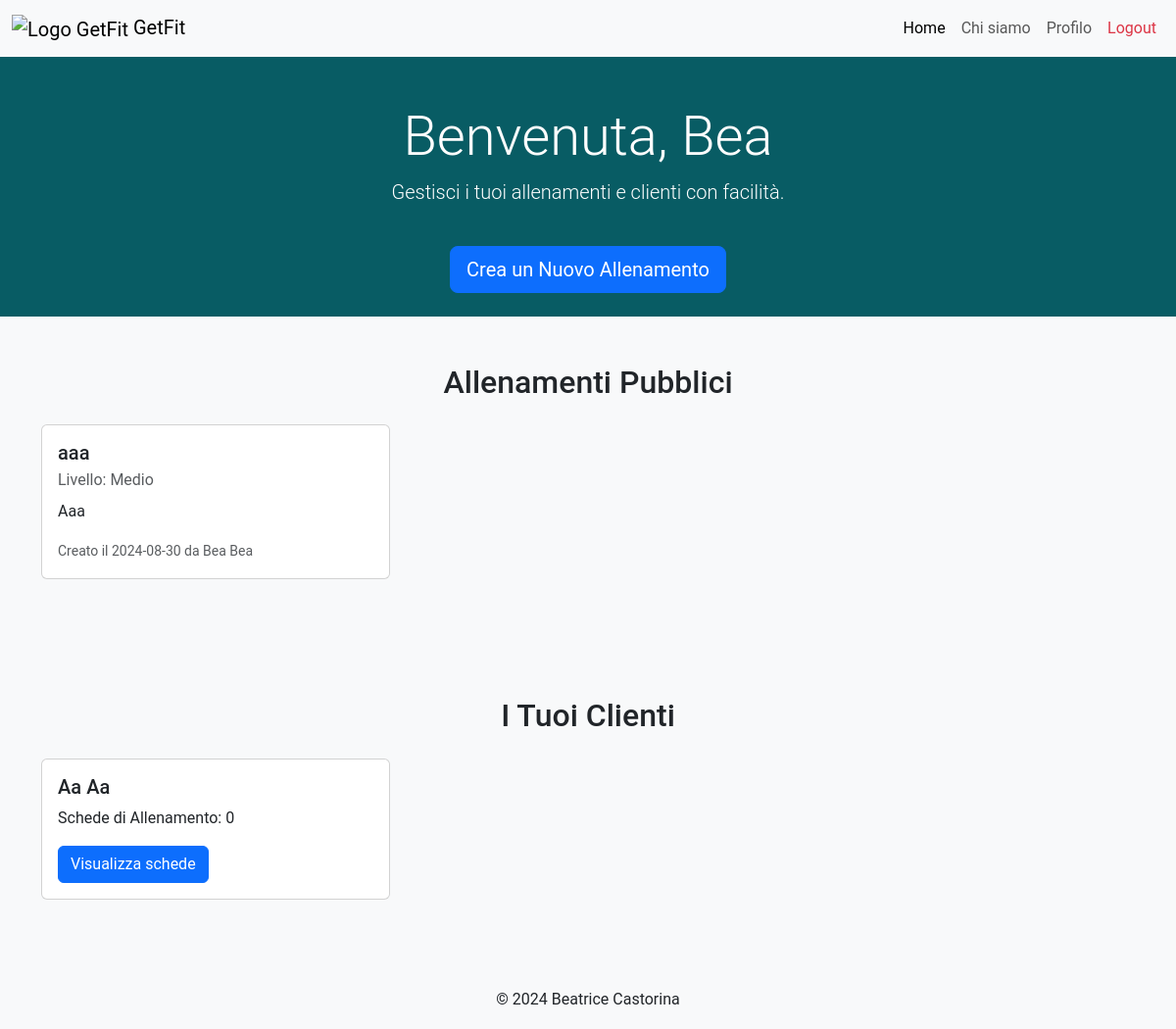
Page / (signed in) on the earlier database version.
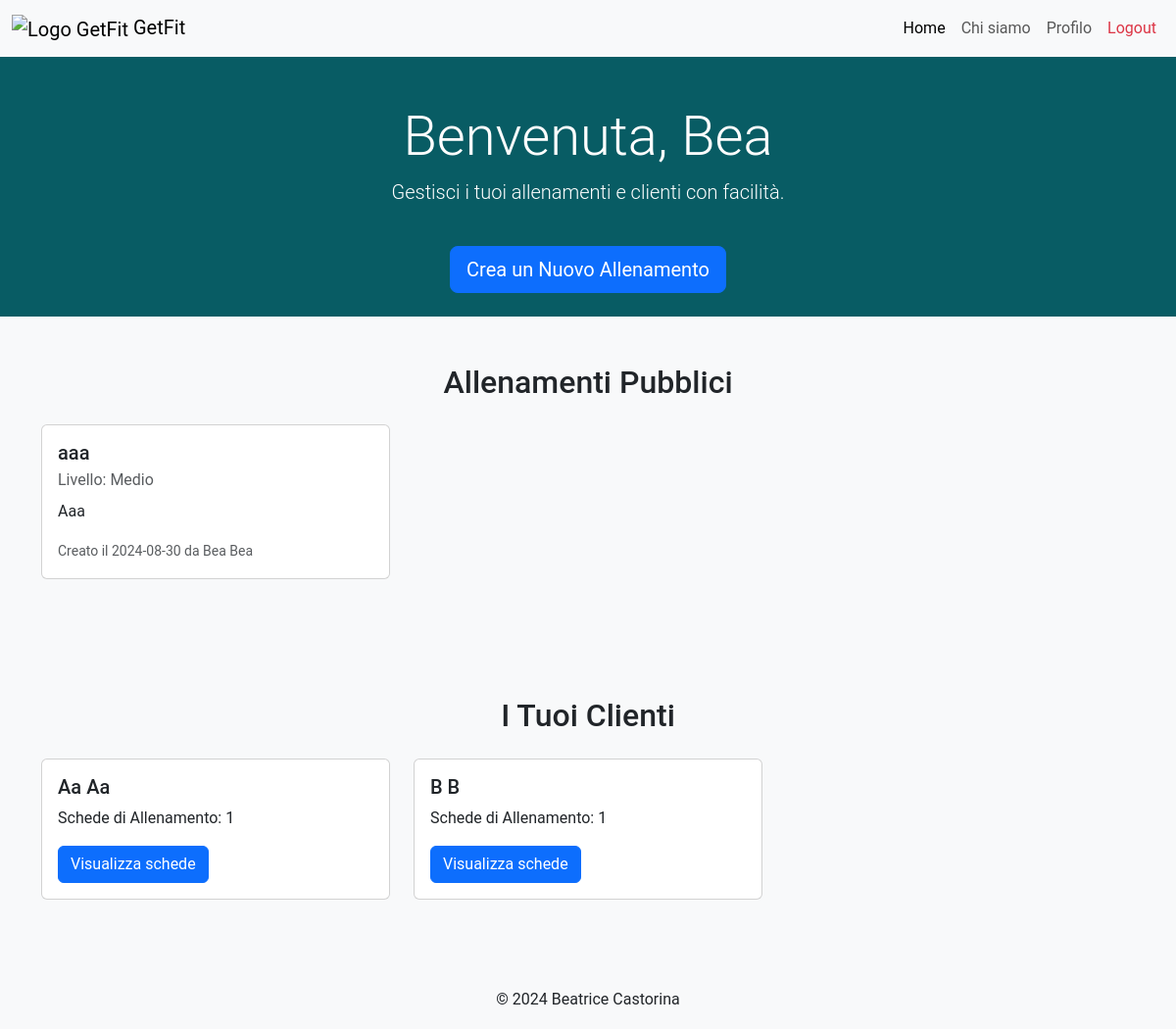
Same page on the later database version.
### tables this page shows
CREATE TABLE "PersonalTrainers" (
	"nome"	TEXT NOT NULL,
	"email"	TEXT NOT NULL UNIQUE,
	"password"	TEXT NOT NULL,
	"rating"	REAL NOT NULL,
	"numOfRatings"	INTEGER NOT NULL,
	"pt_id"	INTEGER,
	"cognome"	TEXT NOT NULL,
	"genere"	TEXT NOT NULL,
	PRIMARY KEY("pt_id" AUTOINCREMENT),
	CHECK("rating" <= 5.0)
);

CREATE TABLE "Allenamenti" (
	"id_allenamento"	INTEGER,
	"pt_id"	INTEGER NOT NULL,
	"titolo"	TEXT NOT NULL,
	"descrizione"	TEXT NOT NULL,
	"livello"	TEXT NOT NULL,
	"visibile"	INTEGER NOT NULL,
	"data_creazione"	TEXT NOT NULL,
	PRIMARY KEY("id_allenamento" AUTOINCREMENT),
	FOREIGN KEY("pt_id") REFERENCES "PersonalTrainers"("pt_id")
);

CREATE TABLE "Clients" (
	"nome"	TEXT NOT NULL,
	"email"	TEXT NOT NULL UNIQUE,
	"password"	TEXT NOT NULL,
	"pt_id"	INTEGER,
	"client_id"	INTEGER,
	"cognome"	TEXT NOT NULL,
	"genere"	TEXT NOT NULL,
	PRIMARY KEY("client_id" AUTOINCREMENT),
	FOREIGN KEY("pt_id") REFERENCES "PersonalTrainers"("pt_id")
);

### app.py (the view)
@app.route('/')
def index():
  allenamenti_db = allenamenti_dao.get_allenamenti()
  pts_db = utenti_dao.get_personal_trainers()
  clienti_db = []
  id = 0
  numOfSchede = {}
  public_workouts = []
  creators = {}
  email = utenti_dao.get_email(request)
  if email is not None:
    user, tipo = utenti_dao.get_user_by_email(email)
    if tipo == 0: # it's a pt
      id = user['pt_id']
      for workout in allenamenti_db:
        if workout['visibile']:
          public_workouts.append(workout)
          creators[workout['id_allenamento']] = utenti_dao.get_full_name(workout['pt_id'],'pt')
      clienti_db = utenti_dao.get_pt_clients(id)
      clienti_ids = [client['client_id'] for client in clienti_db]
      for id in clienti_ids:
        numOfSchede[id] = schede_dao.get_num_schede_by_client(id)[0]
  return render_template('index.html', datetime=datetime, public_workouts=public_workouts, pts=pts_db, clienti=clienti_db, numOfSchede=numOfSchede,creators=creators)

### allenamenti_dao.py (called while the page is built)
def get_allenamenti():
	query = 'SELECT * FROM Allenamenti ORDER BY data_creazione DESC'
	connection = sqlite3.connect('db/personal.db')
	connection.row_factory = sqlite3.Row
	cursor = connection.cursor()
	cursor.execute(query)
	result = cursor.fetchall()
	cursor.close()
	connection.close()
	return result

### app.py (called while the page is built)
@login_manager.user_loader
def load_user(user_email):
  user_db, type = utenti_dao.get_user_by_email(user_email)
  if type == 0:
    user = PersonalTrainer(nome=user_db['nome'], cognome=user_db['cognome'], genere=user_db['genere'], pt_id=user_db['pt_id'], rating=user_db['rating'], numOfRatings=user_db['numOfRatings'], email=user_db['email'], password=user_db['password'])
  else:
    user = Client(nome=user_db['nome'], cognome=user_db['cognome'], genere=user_db['genere'], client_id=user_db['client_id'], pt_id=user_db['pt_id'], email=user_db['email'], password=user_db['password'])
  return user

### schede_dao.py (called while the page is built)
def get_num_schede_by_client(client_id):
	query = 'SELECT COUNT(*) FROM Schede WHERE client_id=?'
	connection = sqlite3.connect('db/personal.db')
	connection.row_factory = sqlite3.Row
	cursor = connection.cursor()
	cursor.execute(query,(client_id,))
	result = cursor.fetchone()
	cursor.close()
	connection.close()
	return result

### utenti_dao.py (called while the page is built)
def get_email(request):
	try:
		return request.cookies.get('remember_token').split('|')[0]
	except Exception as e:
		return None

def get_full_name(id, type='client'):
	query1 = 'SELECT nome, cognome FROM Clients WHERE client_id=?'
	query2 = 'SELECT nome, cognome FROM PersonalTrainers WHERE pt_id=?'
	connection = sqlite3.connect('db/personal.db')
	connection.row_factory = sqlite3.Row
	cursor = connection.cursor()
	if type == 'client':
		cursor.execute(query1,(id,))
	else:
		cursor.execute(query2,(id,))
	full_name = cursor.fetchone()
	return full_name['nome'].capitalize() + ' ' + full_name['cognome'].capitalize()

def get_personal_trainers():
	connection = sqlite3.connect('db/personal.db')
	connection.row_factory = sqlite3.Row
	cursor = connection.cursor()
	query = 'SELECT * FROM PersonalTrainers'
	cursor.execute(query)
	result = cursor.fetchall()
	cursor.close()
	connection.close()
	return result

def get_pt_clients(pt_id):
	query = 'SELECT * FROM Clients WHERE pt_id = ?'
	connection = sqlite3.connect('db/personal.db')
	connection.row_factory = sqlite3.Row
	cursor = connection.cursor()
	cursor.execute(query,(pt_id,))
	clients = cursor.fetchall()
	cursor.close()
	connection.close()
	return clients

### templates/index.html (shortened to what this page needs)
{% extends "base.html" %}
{% block style %}
  {% if not current_user.is_authenticated %}
    {{url_for('static', filename='css/homepage_styles.css')}}
  {% else %}
    {% if current_user.__class__.__name__ == "PersonalTrainer" %}
      {{url_for('static', filename='css/personal_styles.css')}}
    {% else %}
      {{url_for('static', filename='css/client_styles.css')}}
    {% endif %}
  {% endif %}
{% endblock %}
{% block content %}
{% if not current_user.is_authenticated %}
<section class="hero-section text-center text-white d-flex align-items-center justify-content-center">
  <div class="container">
      <h1 class="display-4">Benvenuto in GetFit</h1>
      <p class="lead"><span id="background-homepage">Crea, gestisci e monitora le tue sessioni di allenamento con i migliori personal trainer.</span></p>
      <a href="/signup" class="btn btn-primary btn-lg mt-4">Inizia Ora</a>
  </div>
</section>
<section class="features-section py-5">
<div class="container">
  <div class="row text-center">
    <div class="col-lg-4 col-md-6 mb-4">
      <div class="card p-4 border rounded">
        <i class="bi bi-person-fill display-4 text-primary"></i>
        <h3 class="mt-3">Personal Trainer</h3>
        <p>Crea e gestisci i tuoi allenamenti e segui i progressi dei tuoi clienti.</p>
      </div>
    </div>
    <div class="col-lg-4 col-md-6 mb-4">
      <div class="card p-4 border rounded">
        <i class="bi bi-people-fill display-4 text-primary"></i>
        <h3 class="mt-3">Clienti</h3>
        <p>Trova il personal trainer giusto per te e inizia il tuo percorso di allenamento personalizzato.</p>
      </div>
    </div>
    <div class="col-lg-4 col-md-6 mb-4">
      <div class="card p-4 border rounded">
        <i class="bi bi-bar-chart-line-fill display-4 text-primary"></i>
        <h3 class="mt-3">Progressi</h3>
        <p>Monitora i tuoi miglioramenti con statistiche e feedback dettagliati.</p>
      </div>
    </div>
  </div>
</div>
</section>
{% else %}
  {% if current_user.__class__.__name__ == "PersonalTrainer" %}
    <section class="hero-section pt-5 pb-4 text-center text-white d-flex align-items-center justify-content-center">
      <div class="container">
        <h1 class="display-4">Benvenut{% if current_user.genere == 'female' %}a{% elif current_user.genere == 'male' %}o{% else %}&#601;{% endif %}, {{current_user.nome.capitalize()}}</h1>
        <p class="lead">Gestisci i tuoi allenamenti e clienti con facilità.</p>
        <a href="/create_workout" class="btn btn-primary btn-lg mt-4">Crea un Nuovo Allenamento</a>
      </div>
    </section>
    <section class="public-workouts-section py-5">
      <div class="container">
        <h2 class="text-center mb-4">Allenamenti Pubblici</h2>
        <div class="row">
        {% for allenamento in public_workouts %}
          <div class="col-lg-4 col-md-6 mb-4">
            <div class="card">
              <div class="card-body">
                <h5 class="card-title">{{allenamento.titolo}}</h5>
                <p class="card-subtitle mb-2 text-body-secondary">Livello: {{allenamento.livello.capitalize()}}</p>
                <p class="card-text">{{allenamento.descrizione.capitalize()}}</p>
                <p class="card-text"><small class="text-body-secondary">Creato il {{allenamento.data_creazione.split()[0]}} da {{creators[allenamento.id_allenamento]}}</small></p>
              </div>
            </div>
          </div>
        {% endfor %}
        </div>
      </div>
    </section>
    <section class="clients-section py-5 bg-light">
      <div class="container">
        <h2 class="text-center mb-4">I Tuoi Clienti</h2>
        <div class="row">
          {% for cliente in clienti %}
          <div class="col-lg-4 col-md-6 mb-4">
            <div class="card">
              <div class="card-body">
                <h5 class="card-title">{{cliente.nome.capitalize()}} {{cliente.cognome.capitalize()}}</h5>
                <p class="card-text">Schede di Allenamento: {{ numOfSchede[cliente.client_id]}}</p>
                <form action="/schede" method="get">
                  <button type="submit" class="btn btn-primary">Visualizza schede</button>
                </form>
              </div>
            </div>
          </div>
          {% endfor %}
        </div>
      </div>
    </section>
  {% endif %}
{% endif %}
{% endblock %}

### templates/base.html (shortened to what this page needs)
<!DOCTYPE html>
<html lang="it">
  <head>
    <link href="https://cdn.jsdelivr.net/npm/bootstrap@5.3.2/dist/css/bootstrap.min.css" rel="stylesheet">
    <link href="https://cdnjs.cloudflare.com/ajax/libs/font-awesome/6.0.0-beta3/css/all.min.css" rel="stylesheet">
    <link rel="stylesheet" href="{{url_for('static', filename='css/base_styles.css')}}">
    <link rel="stylesheet" href="{% block style %}{% endblock %}">
  </head>
  <body>
    <div class="wrapper">
      <nav class="navbar navbar-expand-lg navbar-light bg-light">
        <div class="container-fluid">
          <a class="navbar-brand" href="/">
            <img src="{{ url_for('static', filename='img/logo.png') }}" alt="Logo GetFit" width="75" height="75">
            GetFit
          </a>
          <div class="collapse navbar-collapse" id="navbarNav">
            <ul class="navbar-nav ms-auto">
              <li class="nav-item">
                <a class="nav-link {% if request.path == url_for('index') %}active{% endif %}" aria-current="page" href="{{ url_for('index') }}">Home</a>
              </li>
              <li class="nav-item">
                <a class="nav-link {% if request.path == url_for('about') %}active{% endif %}" aria-current="page" href="{{ url_for('about') }}">Chi siamo</a>
              </li>
              {% if not current_user.is_authenticated %}
                <li class="nav-item">
                  <a class="btn btn-primary my-1" href="{{ url_for('signup') }}">Registrati</a>
                </li>
                <li class="nav-item">
                  <a class="btn btn-outline-primary ms-2 my-1" href="{{url_for('login')}}">Login</a>
                </li>
              {% else %}
                {% if current_user.__class__.__name__ == "PersonalTrainer" %}
                  <li class="nav-item">
                    <a class="nav-link {% if request.path == url_for('pt_profile') %}active{% endif %}" aria-current="page" href="{{ url_for('pt_profile') }}">Profilo</a>
                  </li>
                {% else %}
                  {% if current_user.pt_id is not none %}
                    <li class="nav-item">
                      <a class="nav-link {% if request.path == url_for('schede') %}active{% endif %}" aria-current="page" href="{{ url_for('schede') }}">Schede</a>
                    </li>
                  {% endif %}
                {% endif %}
                <li class="nav-item">
                  <a class="nav-link text-danger" aria-current="page" href="{{ url_for('logout') }}">Logout</a>
                </li>
              {% endif %}
            </ul>
          </div>
        </div>
      </nav>
      <div class="content">
        {% block content %}{% endblock %}
      </div>
    </div>
    <footer class="bg-light">
      <div class="container text-center">
        <p class="mb-0">&copy; 2024 Beatrice Castorina</p>
      </div>
    </footer>
  </body>
</html>

### static/css/base_styles.css (style rules this page uses)
html, body { font-family: 'Roboto', sans-serif; height: 100%; margin: 0; }
.hero-section { background-color: #085c64; color: white; padding: 60px 0; text-align: center; }
.wrapper { min-height: calc(100vh - 60px); }
footer { background-color: #f8f9fa; height: 60px; line-height: 60px; }
.card { transition: transform 0.3s; }

### static/css/personal_styles.css (style rules this page uses)
.hero-section { background-color: #085c64; color: white; padding: 60px 0; }
.public-workouts-section { background-color: #f8f9fa; }

Differences in the rows shown:
computed for Clients "Aa": numOfSchede "0" → "1"
added Clients: nome "B", cognome "B", numOfSchede "1"
